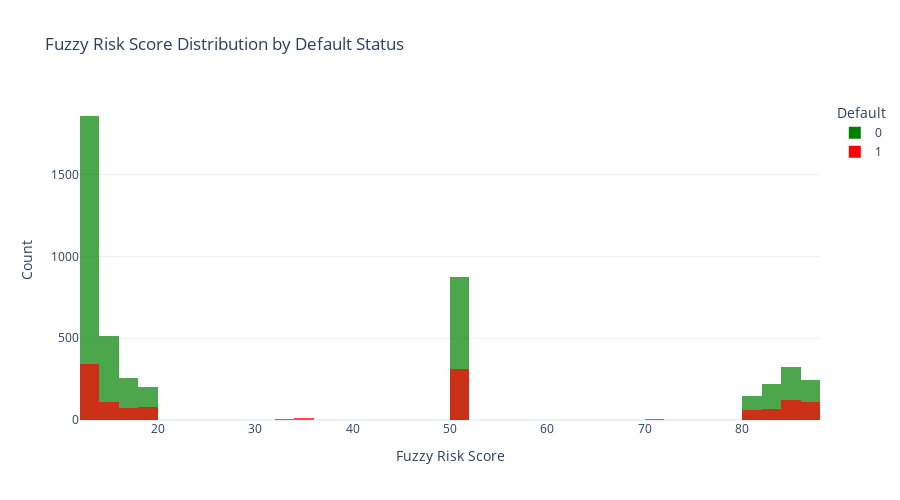
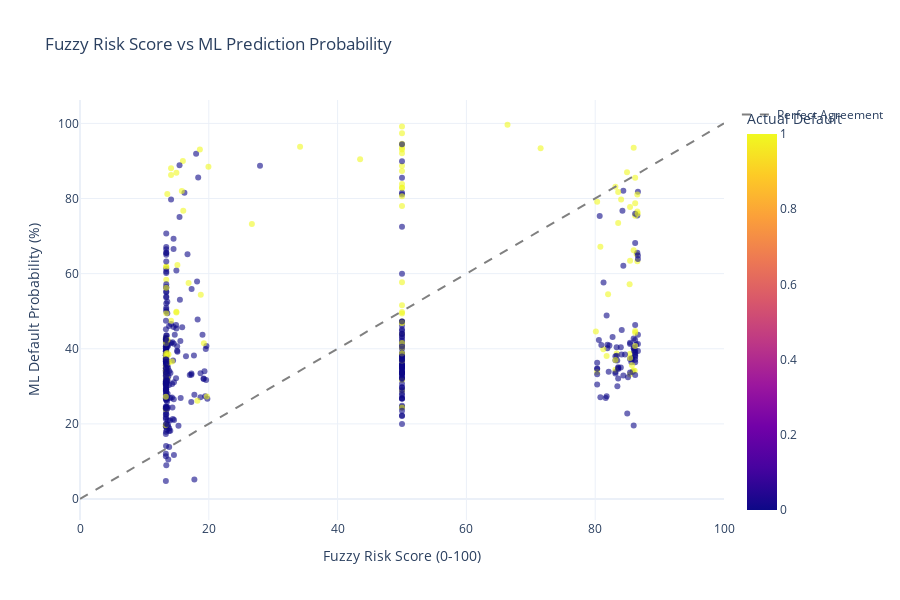
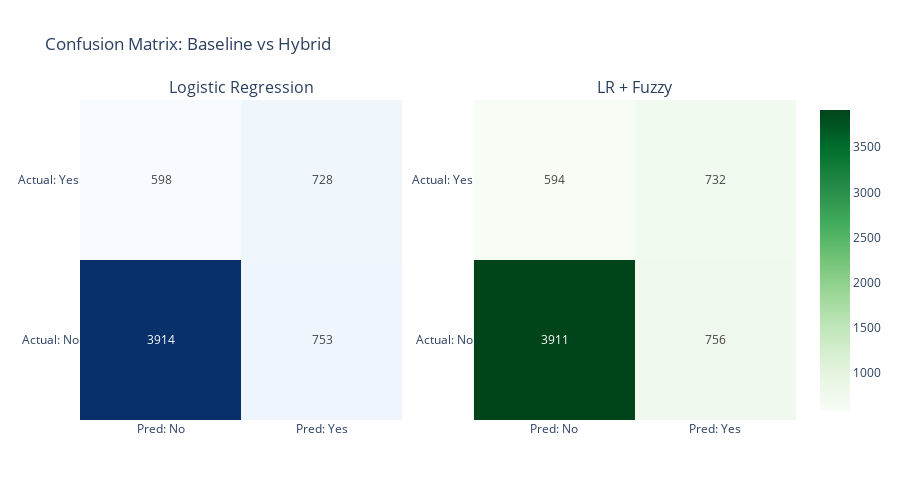
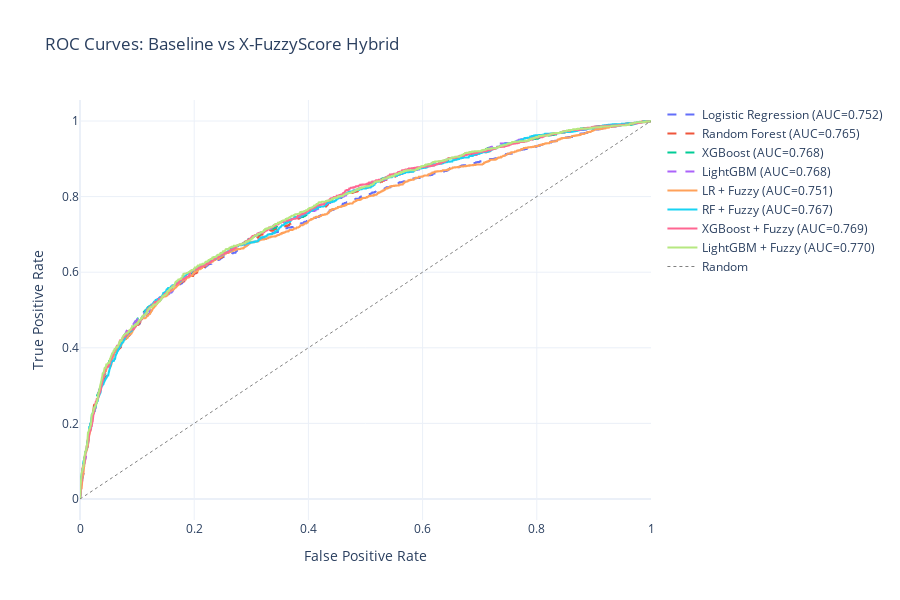

Notebook cell for these charts, in order:
### Markdown cell above
## 7. Interactive Visualizations

Comprehensive visual analysis of model performance and risk distributions.

### Code cell
# Interactive Visualization Dashboard

# Prepare visualization data
viz_df = pd.DataFrame({
    'Sample_ID': range(len(y_test)),
    'Actual_Default': y_test.values,
    'Fuzzy_Risk_Score': fuzzy_scores_test * 100,
    'ML_Probability': best_hybrid_model.predict_proba(X_test_hybrid)[:, 1] * 100,
    'Prediction': best_hybrid_model.predict(X_test_hybrid)
})

viz_df['Risk_Category'] = pd.cut(
    viz_df['Fuzzy_Risk_Score'],
    bins=[0, 33, 66, 100],
    labels=['Low Risk', 'Medium Risk', 'High Risk']
)

# Visualization 1: Risk Score Distribution
fig = px.histogram(
    viz_df, x='Fuzzy_Risk_Score', color='Actual_Default',
    nbins=50, title='Fuzzy Risk Score Distribution by Default Status',
    labels={'Fuzzy_Risk_Score': 'Fuzzy Risk Score (0-100)', 'Actual_Default': 'Default'},
    barmode='overlay', opacity=0.7,
    color_discrete_map={0: 'green', 1: 'red'}
)
fig.update_layout(xaxis_title='Fuzzy Risk Score', yaxis_title='Count', 
                  template='plotly_white', height=500)
fig.show()

# Visualization 2: Fuzzy vs ML Probability
fig = px.scatter(
    viz_df.sample(min(500, len(viz_df))),
    x='Fuzzy_Risk_Score', y='ML_Probability',
    color='Actual_Default',
    title='Fuzzy Risk Score vs ML Prediction Probability',
    labels={'Fuzzy_Risk_Score': 'Fuzzy Risk Score (0-100)',
            'ML_Probability': 'ML Default Probability (%)',
            'Actual_Default': 'Actual Default'},
    color_discrete_map={0: 'blue', 1: 'red'},
    opacity=0.6, hover_data=['Sample_ID', 'Risk_Category']
)
fig.add_trace(go.Scatter(x=[0, 100], y=[0, 100], mode='lines',
                         line=dict(color='gray', dash='dash'),
                         name='Perfect Agreement'))
fig.update_layout(template='plotly_white', height=600)
fig.show()

# Visualization 3: Confusion Matrices
baseline_name = list(baseline_results.keys())[0]
baseline_pred = baseline_results[baseline_name]['y_pred']
hybrid_pred = best_hybrid_model.predict(X_test_hybrid)

cm_baseline = confusion_matrix(y_test, baseline_pred)
cm_hybrid = confusion_matrix(y_test, hybrid_pred)

fig = make_subplots(
    rows=1, cols=2,
    subplot_titles=(f'{baseline_name}', f'{best_hybrid_name}'),
    specs=[[{'type': 'heatmap'}, {'type': 'heatmap'}]]
)

fig.add_trace(
    go.Heatmap(z=cm_baseline, x=['Pred: No', 'Pred: Yes'], y=['Actual: No', 'Actual: Yes'],
               colorscale='Blues', showscale=False, text=cm_baseline, texttemplate='%{text}'),
    row=1, col=1
)

fig.add_trace(
    go.Heatmap(z=cm_hybrid, x=['Pred: No', 'Pred: Yes'], y=['Actual: No', 'Actual: Yes'],
               colorscale='Greens', text=cm_hybrid, texttemplate='%{text}'),
    row=1, col=2
)

fig.update_layout(title_text='Confusion Matrix: Baseline vs Hybrid',
                  height=500, template='plotly_white')
fig.show()

# Visualization 4: ROC Curves
fig = go.Figure()
colors = px.colors.qualitative.Set1

for i, (model_name, results) in enumerate({**baseline_results, **hybrid_results}.items()):
    if results['y_pred_proba'] is not None:
        fpr, tpr, _ = roc_curve(y_test, results['y_pred_proba'])
        roc_auc = auc(fpr, tpr)
        line_style = 'solid' if 'Fuzzy' in model_name else 'dash'
        
        fig.add_trace(go.Scatter(
            x=fpr, y=tpr, mode='lines',
            name=f"{model_name} (AUC={roc_auc:.3f})",
            line=dict(width=2, dash=line_style)
        ))

fig.add_trace(go.Scatter(x=[0, 1], y=[0, 1], mode='lines',
                         name='Random', line=dict(color='gray', dash='dot', width=1)))

fig.update_layout(
    title='ROC Curves: Baseline vs X-FuzzyScore Hybrid',
    xaxis_title='False Positive Rate', yaxis_title='True Positive Rate',
    template='plotly_white', height=600
)
fig.show()

print("✓ Visualizations complete")

### Figure 1 — Plotly figure (JSON) as saved in the notebook; plotly's stock layout.template omitted (floating-point values rounded to 4 significant figures; data arrays with more than 128 entries replaced by an {"elided": "..."} marker saying what was removed)
{"data": [{"bingroup": "x", "hovertemplate": "Default=0<br>Fuzzy Risk Score (0-100)=%{x}<br>count=%{y}<extra></extra>", "legendgroup": "0", "marker": {"color": "green", "opacity": 0.7, "pattern": {"shape": ""}}, "name": "0", "nbinsx": 50, "orientation": "v", "showlegend": true, "type": "histogram", "x": {"elided": "4667 float values"}, "xaxis": "x", "yaxis": "y"}, {"bingroup": "x", "hovertemplate": "Default=1<br>Fuzzy Risk Score (0-100)=%{x}<br>count=%{y}<extra></extra>", "legendgroup": "1", "marker": {"color": "red", "opacity": 0.7, "pattern": {"shape": ""}}, "name": "1", "nbinsx": 50, "orientation": "v", "showlegend": true, "type": "histogram", "x": {"elided": "1326 float values"}, "xaxis": "x", "yaxis": "y"}], "layout": {"barmode": "overlay", "height": 500, "legend": {"title": {"text": "Default"}, "tracegroupgap": 0}, "title": {"text": "Fuzzy Risk Score Distribution by Default Status"}, "xaxis": {"anchor": "y", "domain": [0, 1], "title": {"text": "Fuzzy Risk Score"}}, "yaxis": {"anchor": "x", "domain": [0, 1], "title": {"text": "Count"}}}}

### Figure 2 — Plotly figure (JSON) as saved in the notebook; plotly's stock layout.template omitted (floating-point values rounded to 4 significant figures; data arrays with more than 128 entries replaced by an {"elided": "..."} marker saying what was removed)
{"data": [{"customdata": {"elided": "500x2 mixed values"}, "hovertemplate": "Fuzzy Risk Score (0-100)=%{x}<br>ML Default Probability (%)=%{y}<br>Sample_ID=%{customdata[0]}<br>Risk_Category=%{customdata[1]}<br>Actual Default=%{marker.color}<extra></extra>", "legendgroup": "", "marker": {"color": {"elided": "500 int values"}, "coloraxis": "coloraxis", "opacity": 0.6, "symbol": "circle"}, "mode": "markers", "name": "", "orientation": "v", "showlegend": false, "type": "scatter", "x": {"elided": "500 float values"}, "xaxis": "x", "y": {"elided": "500 float values"}, "yaxis": "y"}, {"line": {"color": "gray", "dash": "dash"}, "mode": "lines", "name": "Perfect Agreement", "type": "scatter", "x": [0, 100], "y": [0, 100]}], "layout": {"coloraxis": {"colorbar": {"title": {"text": "Actual Default"}}, "colorscale": [[0, "#0d0887"], [0.1111, "#46039f"], [0.2222, "#7201a8"], [0.3333, "#9c179e"], [0.4444, "#bd3786"], [0.5556, "#d8576b"], [0.6667, "#ed7953"], [0.7778, "#fb9f3a"], [0.8889, "#fdca26"], [1, "#f0f921"]]}, "height": 600, "legend": {"tracegroupgap": 0}, "title": {"text": "Fuzzy Risk Score vs ML Prediction Probability"}, "xaxis": {"anchor": "y", "domain": [0, 1], "title": {"text": "Fuzzy Risk Score (0-100)"}}, "yaxis": {"anchor": "x", "domain": [0, 1], "title": {"text": "ML Default Probability (%)"}}}}

### Figure 3 — Plotly figure (JSON) as saved in the notebook; plotly's stock layout.template omitted (floating-point values rounded to 4 significant figures)
{"data": [{"colorscale": [[0, "rgb(247,251,255)"], [0.125, "rgb(222,235,247)"], [0.25, "rgb(198,219,239)"], [0.375, "rgb(158,202,225)"], [0.5, "rgb(107,174,214)"], [0.625, "rgb(66,146,198)"], [0.75, "rgb(33,113,181)"], [0.875, "rgb(8,81,156)"], [1, "rgb(8,48,107)"]], "showscale": false, "text": [[3914, 753], [598, 728]], "texttemplate": "%{text}", "type": "heatmap", "x": ["Pred: No", "Pred: Yes"], "xaxis": "x", "y": ["Actual: No", "Actual: Yes"], "yaxis": "y", "z": [[3914, 753], [598, 728]]}, {"colorscale": [[0, "rgb(247,252,245)"], [0.125, "rgb(229,245,224)"], [0.25, "rgb(199,233,192)"], [0.375, "rgb(161,217,155)"], [0.5, "rgb(116,196,118)"], [0.625, "rgb(65,171,93)"], [0.75, "rgb(35,139,69)"], [0.875, "rgb(0,109,44)"], [1, "rgb(0,68,27)"]], "text": [[3911, 756], [594, 732]], "texttemplate": "%{text}", "type": "heatmap", "x": ["Pred: No", "Pred: Yes"], "xaxis": "x2", "y": ["Actual: No", "Actual: Yes"], "yaxis": "y2", "z": [[3911, 756], [594, 732]]}], "layout": {"annotations": [{"font": {"size": 16}, "showarrow": false, "text": "Logistic Regression", "x": 0.225, "xanchor": "center", "xref": "paper", "y": 1, "yanchor": "bottom", "yref": "paper"}, {"font": {"size": 16}, "showarrow": false, "text": "LR + Fuzzy", "x": 0.775, "xanchor": "center", "xref": "paper", "y": 1, "yanchor": "bottom", "yref": "paper"}], "height": 500, "title": {"text": "Confusion Matrix: Baseline vs Hybrid"}, "xaxis": {"anchor": "y", "domain": [0, 0.45]}, "xaxis2": {"anchor": "y2", "domain": [0.55, 1]}, "yaxis": {"anchor": "x", "domain": [0, 1]}, "yaxis2": {"anchor": "x2", "domain": [0, 1]}}}

### Figure 4 — Plotly figure (JSON) as saved in the notebook; plotly's stock layout.template omitted (floating-point values rounded to 4 significant figures; data arrays with more than 128 entries replaced by an {"elided": "..."} marker saying what was removed)
{"data": [{"line": {"dash": "dash", "width": 2}, "mode": "lines", "name": "Logistic Regression (AUC=0.752)", "type": "scatter", "x": {"elided": "1682 float values"}, "y": {"elided": "1682 float values"}}, {"line": {"dash": "dash", "width": 2}, "mode": "lines", "name": "Random Forest (AUC=0.765)", "type": "scatter", "x": {"elided": "1651 float values"}, "y": {"elided": "1651 float values"}}, {"line": {"dash": "dash", "width": 2}, "mode": "lines", "name": "XGBoost (AUC=0.768)", "type": "scatter", "x": {"elided": "1662 float values"}, "y": {"elided": "1662 float values"}}, {"line": {"dash": "dash", "width": 2}, "mode": "lines", "name": "LightGBM (AUC=0.768)", "type": "scatter", "x": {"elided": "1649 float values"}, "y": {"elided": "1649 float values"}}, {"line": {"dash": "solid", "width": 2}, "mode": "lines", "name": "LR + Fuzzy (AUC=0.751)", "type": "scatter", "x": {"elided": "1700 float values"}, "y": {"elided": "1700 float values"}}, {"line": {"dash": "solid", "width": 2}, "mode": "lines", "name": "RF + Fuzzy (AUC=0.767)", "type": "scatter", "x": {"elided": "1610 float values"}, "y": {"elided": "1610 float values"}}, {"line": {"dash": "solid", "width": 2}, "mode": "lines", "name": "XGBoost + Fuzzy (AUC=0.769)", "type": "scatter", "x": {"elided": "1646 float values"}, "y": {"elided": "1646 float values"}}, {"line": {"dash": "solid", "width": 2}, "mode": "lines", "name": "LightGBM + Fuzzy (AUC=0.770)", "type": "scatter", "x": {"elided": "1668 float values"}, "y": {"elided": "1668 float values"}}, {"line": {"color": "gray", "dash": "dot", "width": 1}, "mode": "lines", "name": "Random", "type": "scatter", "x": [0, 1], "y": [0, 1]}], "layout": {"height": 600, "title": {"text": "ROC Curves: Baseline vs X-FuzzyScore Hybrid"}, "xaxis": {"title": {"text": "False Positive Rate"}}, "yaxis": {"title": {"text": "True Positive Rate"}}}}
